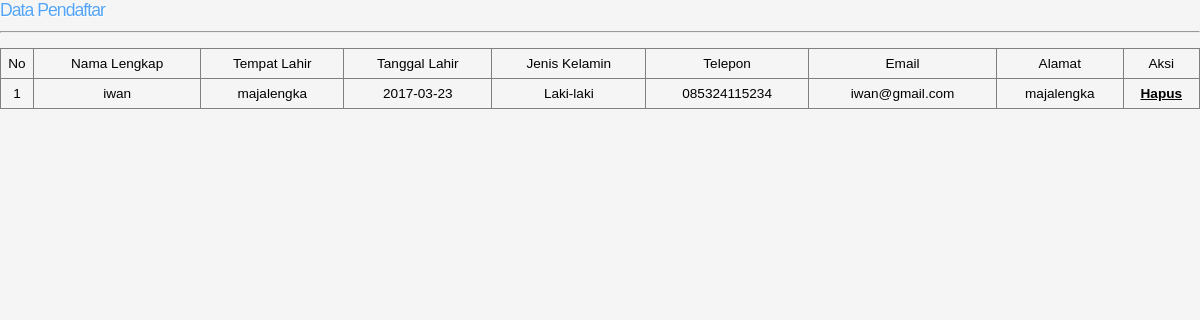
Page /ukmbasketCopy/daftar-ukm/data-pendaftar.php on the committed database.
### tables this page shows
CREATE TABLE IF NOT EXISTS `tb_daftar` (
  `id_daftar` int(11) NOT NULL AUTO_INCREMENT,
  `nama` varchar(25) NOT NULL,
  `tempat_lahir` text NOT NULL,
  `tanggal_lahir` date NOT NULL,
  `jenis_kelamin` varchar(10) NOT NULL,
  `telepon` varchar(13) NOT NULL,
  `email` varchar(50) NOT NULL,
  `password` varchar(50) NOT NULL,
  `alamat` text NOT NULL,
  PRIMARY KEY (`id_daftar`)
);

### ukmbasketCopy/daftar-ukm/data-pendaftar.php (the view, shortened to what this page needs)
<!DOCTYPE html>
<html>
<head>
	<link rel="stylesheet" type="text/css" href="css/style.css">
</head>
<body>
	<div class="box-data">
		<h3>Data Pendaftar</h3><hr><br>
		<table border="1" style="width:100%;border-collapse:collapse;text-align:center;" cellspacing="0">
			<tr style="height:30px;">
				<td>No</td>
				<td>Nama Lengkap</td>
				<td>Tempat Lahir</td>
				<td>Tanggal Lahir</td>
				<td>Jenis Kelamin</td>
				<td>Telepon</td>
				<td>Email</td>
				<td>Alamat</td>
				<td>Aksi</td>
			</tr>
			<?php
			include 'db.php';
			$no = 1;
			$data = mysqli_query($koneksi, "SELECT * FROM tb_daftar");
			while($row = mysqli_fetch_array($data)){
			?>
			<tr style="height:30px;">
				<td><?php echo $no++ ?></td>
				<td><?php echo $row['nama'] ?></td>
				<td><?php echo $row['tempat_lahir'] ?></td>
				<td><?php echo $row['tanggal_lahir'] ?></td>
				<td><?php echo $row['jenis_kelamin'] ?></td>
				<td><?php echo $row['telepon'] ?></td>
				<td><?php echo $row['email'] ?></td>
				<td><?php echo $row['alamat'] ?></td>
				<td><a href="proses-hapus.php?id=<?php echo $row['id_daftar'] ?>">Hapus</a></td>
			</tr>
			<?php } ?>
		</table>
	</div>
</body>
</html>

### ukmbasketCopy/css/style.css (style rules this page uses)
html { height: 100%; }
* { margin: 0; padding: 0; }
body { font: normal 85% Arial, Helvetica, sans-serif; color: #000; background: #F5F5F5; }
h1, h2, h3, h4, h5, h6 { font: normal 175% Arial, Helvetica, sans-serif; color: #54A5F7; text-shadow: 1px 1px #FFF; letter-spacing: -1px; margin: 0 0 10px 0; }
h3 { font: normal 130% Arial, Helvetica, sans-serif; }
a { color: #000; font-weight: bold; background: transparent; outline: none; text-decoration: underline; }

### rows in the picture
tb_daftar: nama "iwan", tempat_lahir "majalengka", tanggal_lahir "2017-03-23", jenis_kelamin "Laki-laki", telepon "085324115234", email "iwan@gmail.com", alamat "majalengka"
